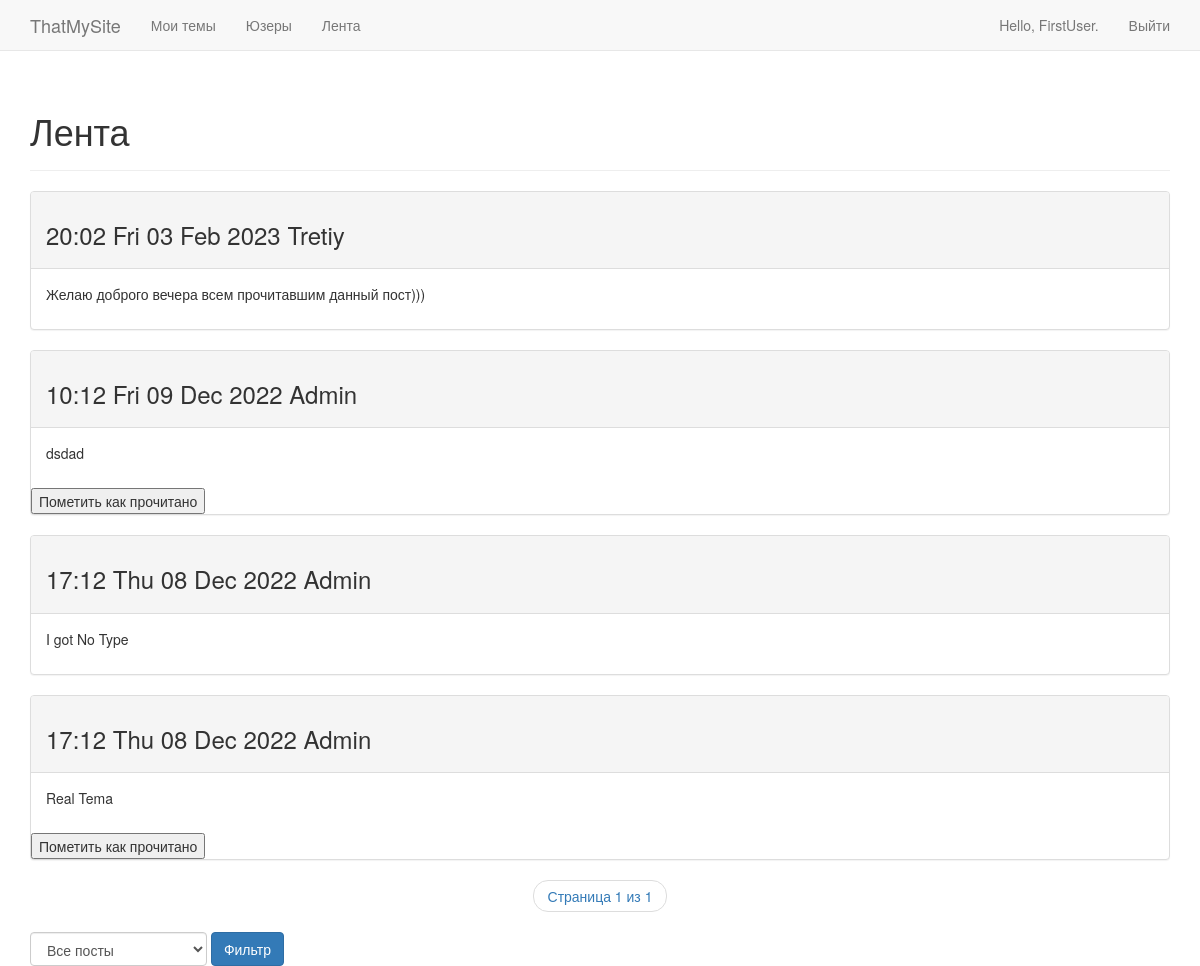
The app's page /polls/lenta/ (signed in) with its own data.
### polls/models.py (models this page shows, shortened)
class Entry(models.Model):
    topic = models.ForeignKey('Topic', on_delete=models.CASCADE)
    text = models.TextField()
    pub_date = models.DateTimeField('pub_date', auto_now_add=True)
    is_read = models.BooleanField(default=False)
    class Meta:
        verbose_name_plural = 'entries'

class Topic(models.Model):
    text = models.CharField(max_length=200)
    pub_date = models.DateTimeField('pub_date', auto_now_add=True)
    owner = models.ForeignKey(User, on_delete=models.CASCADE)

### polls/views.py (the view)
# urls.py: re_path('lenta/', views.lenta, name='lenta'),
@login_required
def lenta(request):
    subs = Subscribe.objects.filter(meown=request.user).all()
    zubz = [zub.subs for zub in subs]
    owners = User.objects.filter(username__in=zubz)
    topicsubs = Topic.objects.filter(owner__in=owners).all()
    entr = Entry.objects.filter(topic__in=topicsubs).order_by('-pub_date')
    filter = request.GET.get('filter', 'all') # Фильтрация на помеченные и все посты
    if filter == 'all':
        entrys = entr
    elif filter == 'flagged':
        entrys = entr.filter(is_read=True)
    paginator = Paginator(entrys, 10) # Пагинация
    page_number = request.GET.get('page')
    page_obj = paginator.get_page(page_number)
    context = {'subs': subs, 'entrys': entrys, 'page_obj': page_obj}
    return render(request, 'polls/lenta.html', context)

### templates/polls/lenta.html (shortened to what this page needs)
{% extends 'polls/base.html' %}
{% block header %}
    <h1>Лента</h1>
{% endblock header %}
{% block content %}
    {% for entry in page_obj %}
        <div class="panel panel-default">
                <div class="panel-heading">
                    <h3>
                        {{ entry.pub_date | date:"H:m D d M Y" }}
                        {{ entry.topic.owner }}
                    </h3>
                </div>
                <div class="panel-body">
                    {{ entry.text | linebreaks }}
                </div>
                {% if not entry.is_read %}
                    <form action="{% url 'polls:mark_as_read' %}" method="post">
                        <input type="submit" value="Пометить как прочитано">
                    </form>
                {% endif %}
        </div>
    {% empty %}
       Но энтри
    {% endfor %}
    <nav aria-label="Новостя">
        <ul class="pager">
            <span class="current">
                <li><a> Страница {{ page_obj.number }} из {{ page_obj.paginator.num_pages }}</a></li>
            </span>
        </ul>
    </nav>
    <form action="{% url 'polls:lenta' %}" method="get" class="form-inline">
        <div class="form-group">
            <select name="filter" id="filter" class="form-control">
                <option value="all">Все посты</option>
            </select>
        </div>
        <button type="submit" class="btn btn-primary">Фильтр</button>
    </form>
{% endblock content %}

### templates/polls/base.html (shortened to what this page needs)
{% load bootstrap3 %}
<!DOCTYPE html>
<html lang="en-ru">
<head>
    {% bootstrap_css %}
</head>
<body>
    <nav class="navbar navbar-default navbar-static-top">
    <div class="container">
        <div class="navbar-header">
        <a class="navbar-brand" href="{% url 'polls:ind' %}">ThatMySite</a>
        </div>
        <div id="navbar" class="navbar-collapse collapse">
	        <ul class="nav navbar-nav">
	            <li><a href="{% url 'polls:topics' %}">Мои темы</a></li>
            </ul>
            <ul class="nav navbar-nav">
                <li><a href="{% url 'polls:uss' %}">Юзеры</a></li>
            </ul>
            <ul class="nav navbar-nav">
                <li><a href="{% url 'polls:lenta' %}">Лента</a></li>
            </ul>
	        <ul class="nav navbar-nav navbar-right">
                {% if user.is_authenticated %}
                    <li><a>Hello, {{ user.username }}.</a></li>
                    <li><a href="{% url 'users:logout' %}">Выйти</a></li>
                {% else %}
                    <li><a href="{% url 'users:register' %}">Регистрация</a></li>
                    <li><a href="{% url 'users:login' %}">Войти</a></li>
                {% endif %}
	        </ul>
        </div>
    </div>
    </nav>
    <div class="container">
        <div class="page-header">
            {% block header %}{% endblock header %}
        </div>
        <div>
            {% block content %}{% endblock content %}
        </div>
    </div>
</body>
</html>

### records on screen
Entry: pub_date "20:02 Fri 03 Feb 2023", topic.owner "Tretiy", text "Желаю доброго вечера всем прочитавшим данный пост)))"
Entry: pub_date "10:12 Fri 09 Dec 2022", topic.owner "Admin", text "dsdad"
Entry: pub_date "17:12 Thu 08 Dec 2022", topic.owner "Admin", text "I got No Type"
Entry: pub_date "17:12 Thu 08 Dec 2022", topic.owner "Admin", text "Real Tema"

### other values on screen
{{ user.username }} "FirstUser"
{{ page_obj.number }} "1"
{{ page_obj.paginator.num_pages }} "1"
